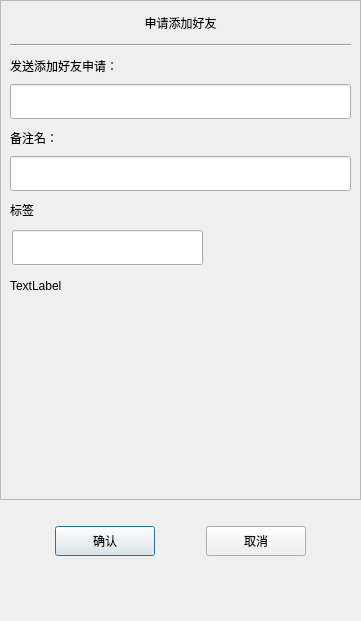
<?xml version="1.0" encoding="UTF-8"?>
<ui version="4.0">
 <class>AuthFriend</class>
 <widget class="QDialog" name="AuthFriend">
  <property name="geometry">
   <rect>
    <x>0</x>
    <y>0</y>
    <width>361</width>
    <height>621</height>
   </rect>
  </property>
  <property name="minimumSize">
   <size>
    <width>361</width>
    <height>621</height>
   </size>
  </property>
  <property name="maximumSize">
   <size>
    <width>361</width>
    <height>621</height>
   </size>
  </property>
  <property name="windowTitle">
   <string>Dialog</string>
  </property>
  <layout class="QVBoxLayout" name="verticalLayout">
   <property name="leftMargin">
    <number>0</number>
   </property>
   <property name="topMargin">
    <number>0</number>
   </property>
   <property name="rightMargin">
    <number>0</number>
   </property>
   <property name="bottomMargin">
    <number>0</number>
   </property>
   <item>
    <widget class="QScrollArea" name="scrollArea">
     <property name="minimumSize">
      <size>
       <width>0</width>
       <height>500</height>
      </size>
     </property>
     <property name="widgetResizable">
      <bool>true</bool>
     </property>
     <widget class="QWidget" name="scrollAreaContents">
      <property name="geometry">
       <rect>
        <x>0</x>
        <y>0</y>
        <width>359</width>
        <height>498</height>
       </rect>
      </property>
      <layout class="QVBoxLayout" name="verticalLayout_2">
       <property name="spacing">
        <number>0</number>
       </property>
       <property name="leftMargin">
        <number>0</number>
       </property>
       <property name="topMargin">
        <number>9</number>
       </property>
       <property name="rightMargin">
        <number>0</number>
       </property>
       <item>
        <widget class="QLabel" name="applyLabel">
         <property name="minimumSize">
          <size>
           <width>0</width>
           <height>25</height>
          </size>
         </property>
         <property name="maximumSize">
          <size>
           <width>16777215</width>
           <height>25</height>
          </size>
         </property>
         <property name="text">
          <string>申请添加好友</string>
         </property>
         <property name="alignment">
          <set>Qt::AlignCenter</set>
         </property>
        </widget>
       </item>
       <item>
        <widget class="QWidget" name="applyWidget" native="true">
         <layout class="QVBoxLayout" name="verticalLayout_3">
          <item>
           <widget class="Line" name="line">
            <property name="orientation">
             <enum>Qt::Horizontal</enum>
            </property>
           </widget>
          </item>
          <item>
           <widget class="QLabel" name="label">
            <property name="minimumSize">
             <size>
              <width>0</width>
              <height>25</height>
             </size>
            </property>
            <property name="maximumSize">
             <size>
              <width>16777215</width>
              <height>25</height>
             </size>
            </property>
            <property name="text">
             <string>发送添加好友申请：</string>
            </property>
           </widget>
          </item>
          <item>
           <widget class="CustomizedEdit" name="nameEdit">
            <property name="minimumSize">
             <size>
              <width>0</width>
              <height>35</height>
             </size>
            </property>
            <property name="maximumSize">
             <size>
              <width>16777215</width>
              <height>35</height>
             </size>
            </property>
           </widget>
          </item>
          <item>
           <widget class="QLabel" name="label_2">
            <property name="minimumSize">
             <size>
              <width>0</width>
              <height>25</height>
             </size>
            </property>
            <property name="maximumSize">
             <size>
              <width>16777215</width>
              <height>25</height>
             </size>
            </property>
            <property name="text">
             <string>备注名：</string>
            </property>
           </widget>
          </item>
          <item>
           <widget class="CustomizedEdit" name="remarkEdit">
            <property name="minimumSize">
             <size>
              <width>0</width>
              <height>35</height>
             </size>
            </property>
            <property name="maximumSize">
             <size>
              <width>16777215</width>
              <height>35</height>
             </size>
            </property>
           </widget>
          </item>
          <item>
           <widget class="QLabel" name="label_3">
            <property name="minimumSize">
             <size>
              <width>0</width>
              <height>25</height>
             </size>
            </property>
            <property name="maximumSize">
             <size>
              <width>16777215</width>
              <height>25</height>
             </size>
            </property>
            <property name="text">
             <string>标签</string>
            </property>
           </widget>
          </item>
          <item>
           <widget class="QWidget" name="groupWidget" native="true">
            <property name="minimumSize">
             <size>
              <width>0</width>
              <height>50</height>
             </size>
            </property>
            <layout class="QVBoxLayout" name="verticalLayout_4">
             <property name="spacing">
              <number>0</number>
             </property>
             <property name="leftMargin">
              <number>0</number>
             </property>
             <property name="topMargin">
              <number>0</number>
             </property>
             <property name="rightMargin">
              <number>0</number>
             </property>
             <property name="bottomMargin">
              <number>0</number>
             </property>
             <item>
              <widget class="QWidget" name="gridWidget" native="true">
               <property name="minimumSize">
                <size>
                 <width>0</width>
                 <height>40</height>
                </size>
               </property>
               <property name="maximumSize">
                <size>
                 <width>16777215</width>
                 <height>40</height>
                </size>
               </property>
               <widget class="CustomizedEdit" name="labelEdit">
                <property name="geometry">
                 <rect>
                  <x>2</x>
                  <y>2</y>
                  <width>191</width>
                  <height>35</height>
                 </rect>
                </property>
                <property name="maximumSize">
                 <size>
                  <width>16777215</width>
                  <height>35</height>
                 </size>
                </property>
               </widget>
              </widget>
             </item>
             <item>
              <widget class="QWidget" name="inputTipWidget" native="true">
               <property name="minimumSize">
                <size>
                 <width>0</width>
                 <height>35</height>
                </size>
               </property>
               <property name="maximumSize">
                <size>
                 <width>16777215</width>
                 <height>35</height>
                </size>
               </property>
               <layout class="QVBoxLayout" name="verticalLayout_5">
                <property name="spacing">
                 <number>0</number>
                </property>
                <property name="leftMargin">
                 <number>0</number>
                </property>
                <property name="topMargin">
                 <number>0</number>
                </property>
                <property name="rightMargin">
                 <number>0</number>
                </property>
                <property name="bottomMargin">
                 <number>0</number>
                </property>
                <item>
                 <widget class="ClickOnceLabel" name="tipLabel">
                  <property name="text">
                   <string>TextLabel</string>
                  </property>
                 </widget>
                </item>
               </layout>
              </widget>
             </item>
            </layout>
           </widget>
          </item>
          <item>
           <widget class="QWidget" name="widget" native="true">
            <property name="minimumSize">
             <size>
              <width>0</width>
              <height>60</height>
             </size>
            </property>
            <layout class="QHBoxLayout" name="horizontalLayout_2">
             <property name="leftMargin">
              <number>0</number>
             </property>
             <property name="topMargin">
              <number>0</number>
             </property>
             <property name="rightMargin">
              <number>0</number>
             </property>
             <property name="bottomMargin">
              <number>0</number>
             </property>
             <item>
              <widget class="QWidget" name="labelList" native="true">
               <property name="minimumSize">
                <size>
                 <width>287</width>
                 <height>50</height>
                </size>
               </property>
               <property name="maximumSize">
                <size>
                 <width>287</width>
                 <height>16777215</height>
                </size>
               </property>
              </widget>
             </item>
             <item>
              <widget class="QWidget" name="moreLbWidget" native="true">
               <layout class="QVBoxLayout" name="verticalLayout_6">
                <item>
                 <spacer name="verticalSpacer_3">
                  <property name="orientation">
                   <enum>Qt::Vertical</enum>
                  </property>
                  <property name="sizeHint" stdset="0">
                   <size>
                    <width>20</width>
                    <height>40</height>
                   </size>
                  </property>
                 </spacer>
                </item>
                <item>
                 <widget class="ClickOnceLabel" name="moreLabel">
                  <property name="minimumSize">
                   <size>
                    <width>25</width>
                    <height>25</height>
                   </size>
                  </property>
                  <property name="maximumSize">
                   <size>
                    <width>25</width>
                    <height>25</height>
                   </size>
                  </property>
                  <property name="text">
                   <string/>
                  </property>
                 </widget>
                </item>
                <item>
                 <spacer name="verticalSpacer_4">
                  <property name="orientation">
                   <enum>Qt::Vertical</enum>
                  </property>
                  <property name="sizeHint" stdset="0">
                   <size>
                    <width>20</width>
                    <height>40</height>
                   </size>
                  </property>
                 </spacer>
                </item>
               </layout>
              </widget>
             </item>
            </layout>
           </widget>
          </item>
         </layout>
        </widget>
       </item>
      </layout>
     </widget>
    </widget>
   </item>
   <item>
    <spacer name="verticalSpacer">
     <property name="orientation">
      <enum>Qt::Vertical</enum>
     </property>
     <property name="sizeType">
      <enum>QSizePolicy::Fixed</enum>
     </property>
     <property name="sizeHint" stdset="0">
      <size>
       <width>20</width>
       <height>10</height>
      </size>
     </property>
    </spacer>
   </item>
   <item>
    <widget class="QWidget" name="applyConfirmWid" native="true">
     <property name="minimumSize">
      <size>
       <width>0</width>
       <height>50</height>
      </size>
     </property>
     <property name="maximumSize">
      <size>
       <width>16777215</width>
       <height>16777215</height>
      </size>
     </property>
     <layout class="QHBoxLayout" name="horizontalLayout">
      <item>
       <spacer name="horizontalSpacer">
        <property name="orientation">
         <enum>Qt::Horizontal</enum>
        </property>
        <property name="sizeHint" stdset="0">
         <size>
          <width>40</width>
          <height>20</height>
         </size>
        </property>
       </spacer>
      </item>
      <item>
       <widget class="ClickedBtn" name="confirmBtn">
        <property name="minimumSize">
         <size>
          <width>100</width>
          <height>30</height>
         </size>
        </property>
        <property name="text">
         <string>确认</string>
        </property>
       </widget>
      </item>
      <item>
       <spacer name="horizontalSpacer_2">
        <property name="orientation">
         <enum>Qt::Horizontal</enum>
        </property>
        <property name="sizeHint" stdset="0">
         <size>
          <width>40</width>
          <height>20</height>
         </size>
        </property>
       </spacer>
      </item>
      <item>
       <widget class="ClickedBtn" name="cancelBtn">
        <property name="minimumSize">
         <size>
          <width>100</width>
          <height>30</height>
         </size>
        </property>
        <property name="text">
         <string>取消</string>
        </property>
       </widget>
      </item>
      <item>
       <spacer name="horizontalSpacer_3">
        <property name="orientation">
         <enum>Qt::Horizontal</enum>
        </property>
        <property name="sizeHint" stdset="0">
         <size>
          <width>40</width>
          <height>20</height>
         </size>
        </property>
       </spacer>
      </item>
     </layout>
    </widget>
   </item>
   <item>
    <spacer name="verticalSpacer_2">
     <property name="orientation">
      <enum>Qt::Vertical</enum>
     </property>
     <property name="sizeHint" stdset="0">
      <size>
       <width>20</width>
       <height>37</height>
      </size>
     </property>
    </spacer>
   </item>
  </layout>
 </widget>
 <customwidgets>
  <customwidget>
   <class>ClickedBtn</class>
   <extends>QPushButton</extends>
   <header location="global">clickedbtn.h</header>
  </customwidget>
  <customwidget>
   <class>CustomizedEdit</class>
   <extends>QLineEdit</extends>
   <header location="global">customizededit.h</header>
  </customwidget>
  <customwidget>
   <class>ClickOnceLabel</class>
   <extends>QLabel</extends>
   <header location="global">clickoncelabel.h</header>
  </customwidget>
 </customwidgets>
 <resources/>
 <connections/>
</ui>
